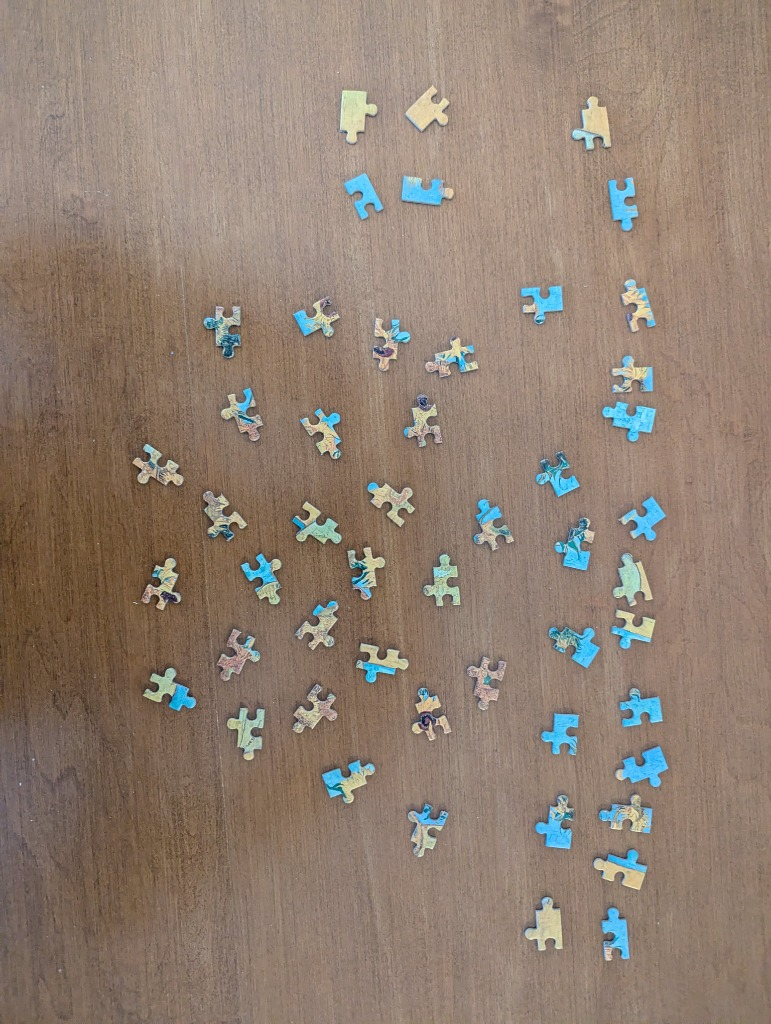
#> input picture puzzle_solver/data/pieces.jpg, 771 x 1024 px, found by its file name
$ python debug_segmentation.py
#> lines starting #> are read from the running program, lines starting #| are printed output that depends on the picture; after the words box and inside, x2 and y2 are one past the last pixel; in counts of white or black regions, pixels touching at a corner belong together
### puzzle_solver/src/image_processing.py
import cv2
import numpy as np
import os

def load_image(path):
    """Loads an image from the specified path."""
#> called with path = 'puzzle_solver/data/pieces.jpg'
    if not os.path.exists(path):
        raise FileNotFoundError(f"Image not found at {path}")
    image = cv2.imread(path)
#> image is the input picture: shape (1024, 771, 3); mean B, G, R 113.9, 127.5, 144.6
    if image is None:
        raise ValueError(f"Failed to load image at {path}")
    return image

# [8 lines left out: function preprocess_for_segmentation, not called in this run]

### puzzle_solver/debug_segmentation.py
import cv2
import numpy as np
import os
from src.image_processing import load_image

def ensure_dir(directory):
    if not os.path.exists(directory):
        os.makedirs(directory)

def visualize_segmentation():
    image_path = 'puzzle_solver/data/pieces.jpg'
    output_dir = 'puzzle_solver/segmentation_steps'
    ensure_dir(output_dir)

    # Load Image
    image = load_image(image_path)
    if image is None:
        print("Failed to load image")
        return
    cv2.imwrite(f"{output_dir}/01_original.jpg", image)

    # 1. Grayscale & Blur
    gray = cv2.cvtColor(image, cv2.COLOR_BGR2GRAY)
    cv2.imwrite(f"{output_dir}/02_gray.jpg", gray)

    blurred = cv2.GaussianBlur(gray, (5, 5), 0)
    cv2.imwrite(f"{output_dir}/03_blurred.jpg", blurred)

    # 2. Adaptive Thresholding
    thresh = cv2.adaptiveThreshold(blurred, 255, cv2.ADAPTIVE_THRESH_GAUSSIAN_C,
                                 cv2.THRESH_BINARY_INV, 51, 2)
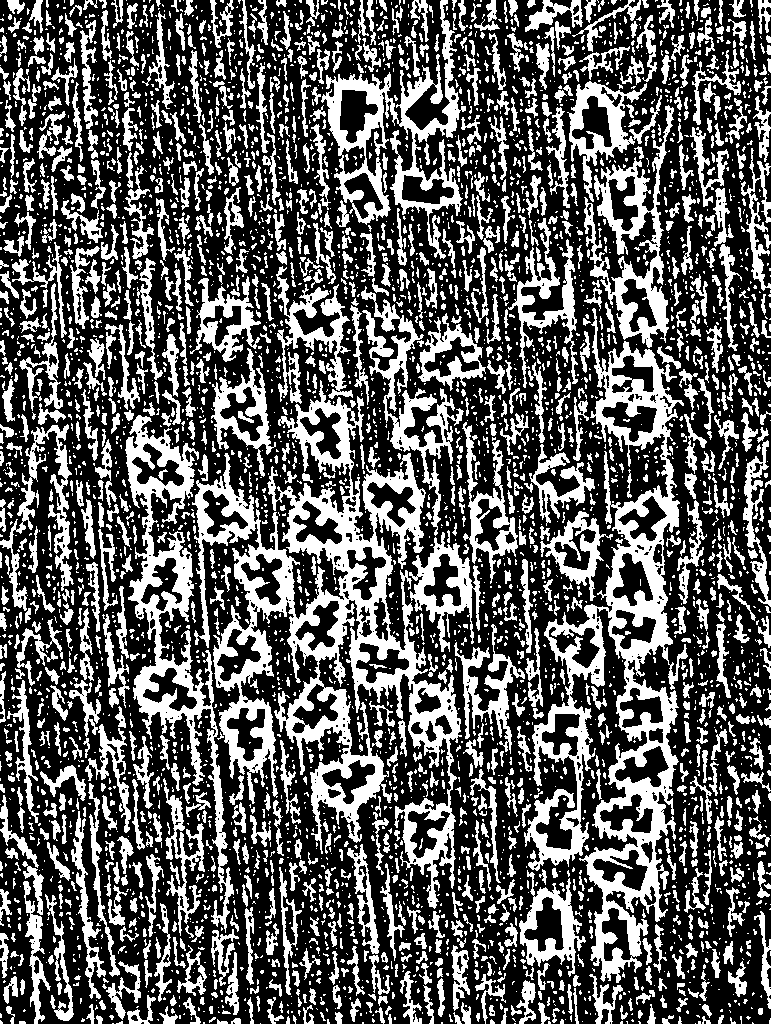
#> thresh: shape (1024, 771); 36.3% white; 4441 white regions (3002 under 20 px), largest, box (x1, y1, x2, y2) and area: (192, 380, 462, 909) 36326, (524, 308, 688, 983) 27200, (125, 415, 234, 933) 11323
    cv2.imwrite(f"{output_dir}/04_adaptive_thresh.jpg", thresh)

    # 3. Morphological Operations
    kernel = np.ones((3,3), np.uint8)
    opening = cv2.morphologyEx(thresh, cv2.MORPH_OPEN, kernel, iterations=1)
#> opening: shape (1024, 771); 28.6% white; 3286 white regions (1570 under 20 px), largest, box (x1, y1, x2, y2) and area: (585, 668, 678, 981) 9181, (283, 483, 393, 661) 6665, (606, 457, 679, 670) 5775
    cv2.imwrite(f"{output_dir}/05_morph_open.jpg", opening)

    closing = cv2.morphologyEx(opening, cv2.MORPH_CLOSE, kernel, iterations=2)
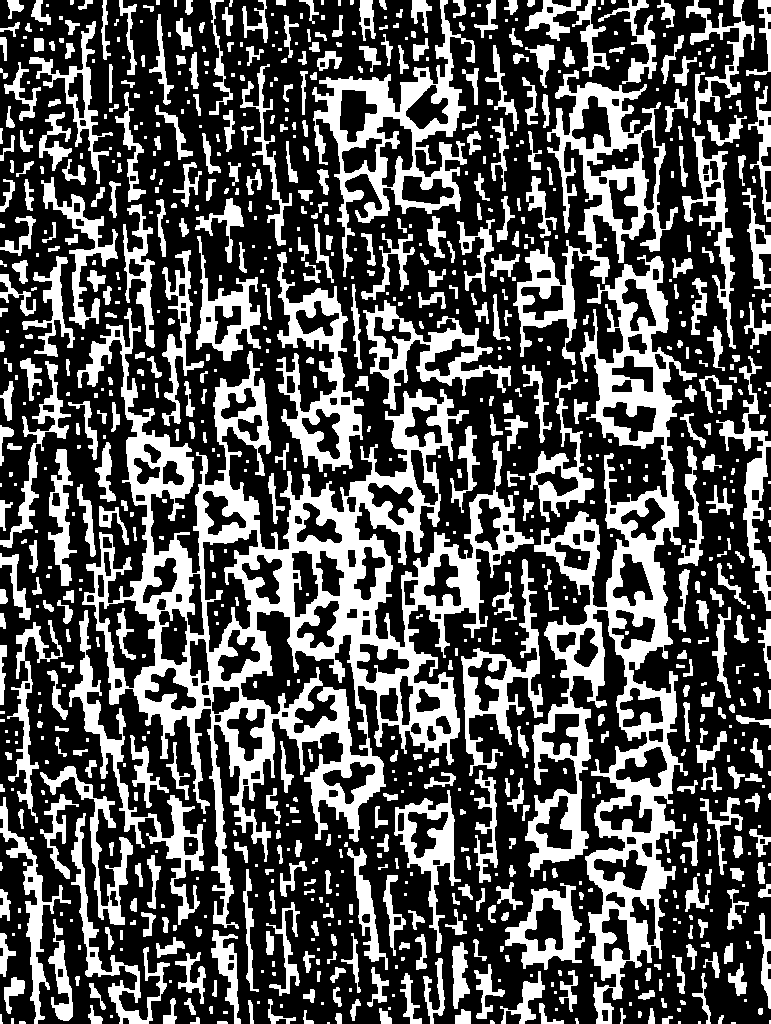
#> closing: shape (1024, 771); 34.2% white; 930 white regions (370 under 20 px)
    cv2.imwrite(f"{output_dir}/06_morph_close.jpg", closing)

    # 4. Contours
    contours, _ = cv2.findContours(closing, cv2.RETR_EXTERNAL, cv2.CHAIN_APPROX_SIMPLE)
#> contours = 912 contours, 457 with area under 20; largest, box (x1, y1, x2, y2) and area: (77, 308, 534, 929) 94506, (525, 255, 697, 1024) 48530, (513, 70, 678, 365) 15041, (312, 0, 475, 277) 14818, (276, 252, 364, 472) 7774

    contour_img = image.copy()
    cv2.drawContours(contour_img, contours, -1, (0, 255, 0), 2)
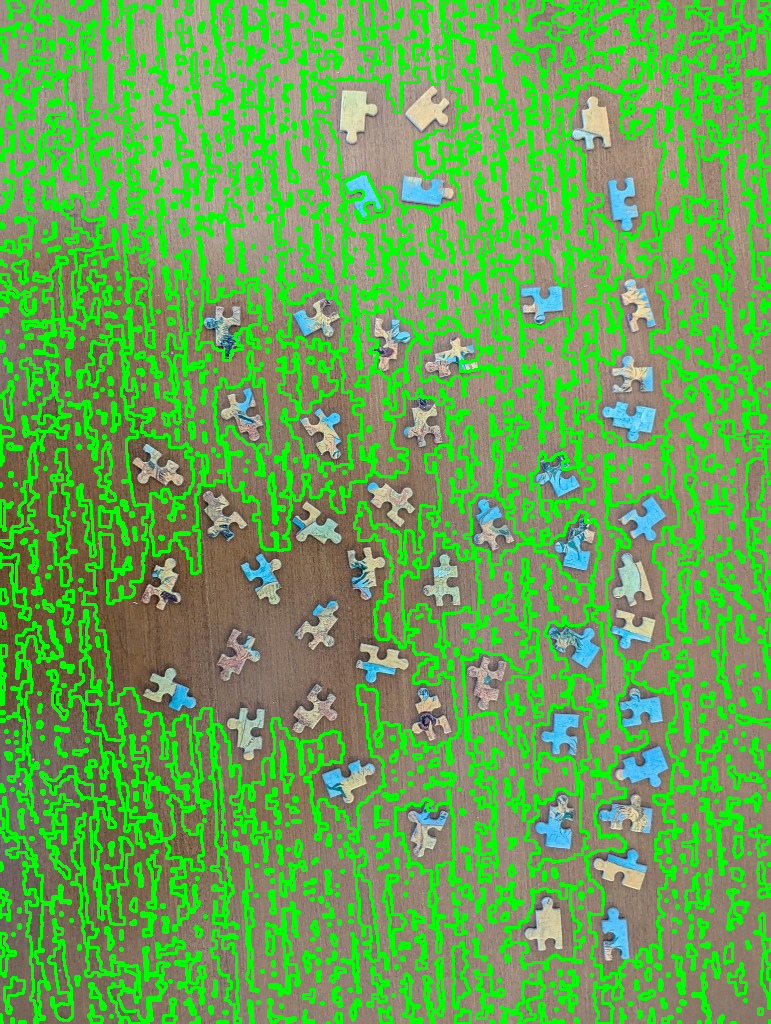
#> contour_img: shape (1024, 771, 3); mean B, G, R 82.8, 165.4, 103.4
    cv2.imwrite(f"{output_dir}/07_all_contours.jpg", contour_img)

    # 5. Filtering
    valid_contours = []
    min_area = 500
    max_area = 100000

    filtered_img = image.copy()
    for i, contour in enumerate(contours):
        area = cv2.contourArea(contour)
        if min_area < area < max_area:
            valid_contours.append(contour)
            x,y,w,h = cv2.boundingRect(contour)
            cv2.rectangle(filtered_img, (x,y), (x+w, y+h), (0, 255, 0), 2)
            cv2.putText(filtered_img, str(i), (x, y-10), cv2.FONT_HERSHEY_SIMPLEX, 0.5, (0, 255, 0), 2)
#> this loop made 912 passes
#> (area, x, y, w, h) on passes 64, 93, 106, 122, 143, 164, 172, 204, 230, 240, 242, 244: (623, 500, 971, 45, 53), (663, 452, 942, 18, 67), (1017, 211, 930, 30, 94), (912.5, 48, 919, 25, 102), (609.5, 266, 902, 34, 94), (3653.5, 505, 883, 80, 87), (504.5, 383, 875, 23, 81), (1229, 347, 848, 41, 122), (2422.5, 71, 813, 99, 211), (513.5, 700, 797, 43, 78), (2200, 0, 797, 71, 227), (657, 40, 794, 39, 85)
#> area on passes 11, 12, 13, 16, 19, 20: 24, 39, 23, 50, 42.5, 162.5
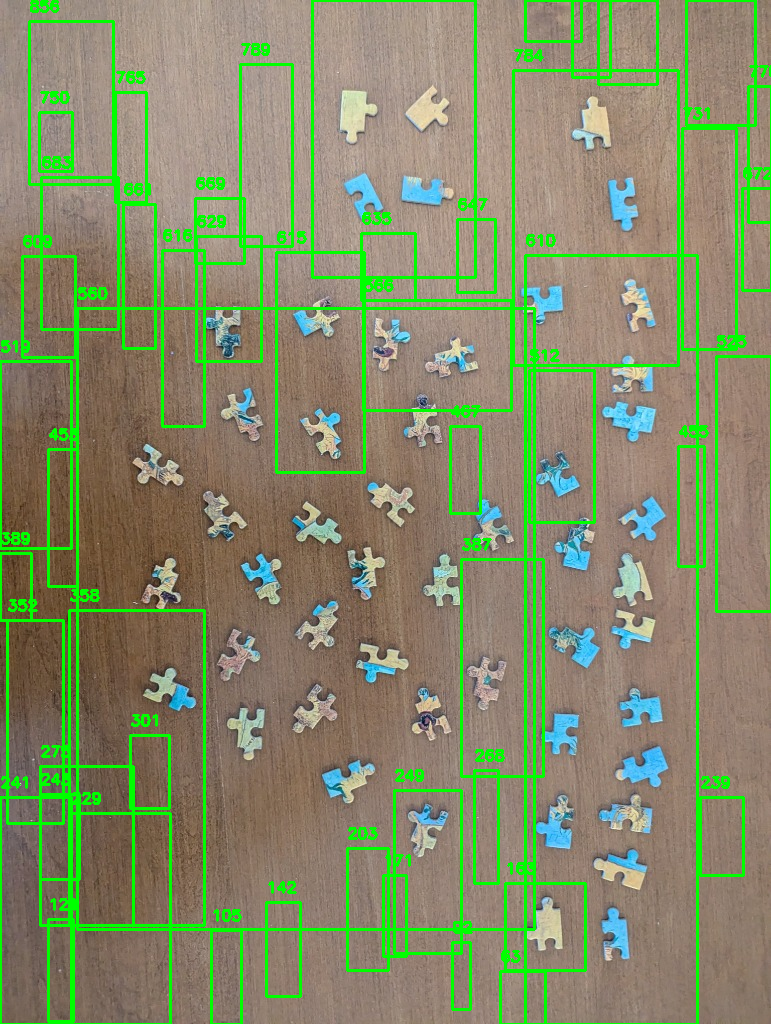
#> filtered_img: shape (1024, 771, 3); 9.13% of pixels changed, all inside (x1, y1, x2, y2) = (0, 0, 771, 1024)
#> after the loop, valid_contours = 51 contours; largest, box (x1, y1, x2, y2) and area: (77, 308, 534, 929) 94506, (525, 255, 697, 1024) 48530, (513, 70, 678, 365) 15041, (312, 0, 475, 277) 14818, (276, 252, 364, 472) 7774

    cv2.imwrite(f"{output_dir}/08_filtered_contours_{len(valid_contours)}_pieces.jpg", filtered_img)

    print(f"Saved {len(valid_contours)} valid pieces.")
#| Saved 51 valid pieces.

    # 6. Wood Color Removal Visualization (Alternative Strategy)
    # Just to compare
    hsv = cv2.cvtColor(image, cv2.COLOR_BGR2HSV)
#> hsv: shape (1024, 771, 3); mean H, S, V 16.7, 65.9, 148.2
    lower_wood = np.array([5, 40, 50])
    upper_wood = np.array([25, 255, 255])
    bg_mask = cv2.inRange(hsv, lower_wood, upper_wood)
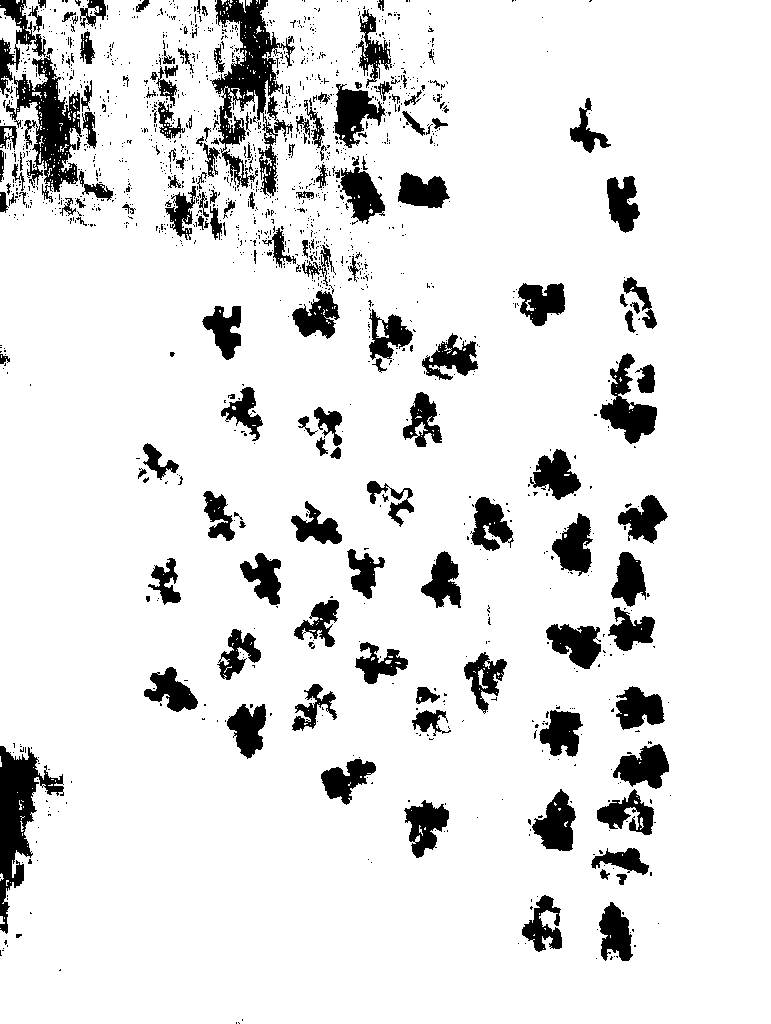
#> bg_mask: shape (1024, 771); 89% white; 1570 black regions (1400 under 20 px), largest, box (x1, y1, x2, y2) and area: (210, 0, 295, 196) 5844, (0, 746, 64, 934) 4378, (6, 55, 82, 203) 4337
    fg_mask = cv2.bitwise_not(bg_mask)
    cv2.imwrite(f"{output_dir}/09_hsv_wood_removal_mask.jpg", fg_mask)

if __name__ == "__main__":
    visualize_segmentation()
